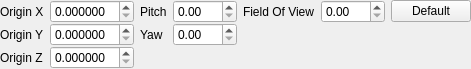
<?xml version="1.0" encoding="UTF-8"?>
<ui version="4.0">
 <class>ui::camera_operators::FreeLookSettingsPanel</class>
 <widget class="QWidget" name="ui::camera_operators::FreeLookSettingsPanel">
  <property name="geometry">
   <rect>
    <x>0</x>
    <y>0</y>
    <width>440</width>
    <height>62</height>
   </rect>
  </property>
  <property name="windowTitle">
   <string>Form</string>
  </property>
  <layout class="QHBoxLayout" name="horizontalLayout">
   <property name="sizeConstraint">
    <enum>QLayout::SetFixedSize</enum>
   </property>
   <property name="leftMargin">
    <number>0</number>
   </property>
   <property name="topMargin">
    <number>0</number>
   </property>
   <property name="rightMargin">
    <number>0</number>
   </property>
   <property name="bottomMargin">
    <number>0</number>
   </property>
   <item>
    <layout class="QGridLayout" name="gridLayout_2">
     <property name="verticalSpacing">
      <number>0</number>
     </property>
     <item row="1" column="0">
      <widget class="QLabel" name="label_2">
       <property name="sizePolicy">
        <sizepolicy hsizetype="Fixed" vsizetype="Preferred">
         <horstretch>0</horstretch>
         <verstretch>0</verstretch>
        </sizepolicy>
       </property>
       <property name="text">
        <string>Origin Y</string>
       </property>
      </widget>
     </item>
     <item row="0" column="1">
      <widget class="QDoubleSpinBox" name="OriginX">
       <property name="decimals">
        <number>6</number>
       </property>
      </widget>
     </item>
     <item row="0" column="0">
      <widget class="QLabel" name="label">
       <property name="sizePolicy">
        <sizepolicy hsizetype="Fixed" vsizetype="Preferred">
         <horstretch>0</horstretch>
         <verstretch>0</verstretch>
        </sizepolicy>
       </property>
       <property name="text">
        <string>Origin X</string>
       </property>
      </widget>
     </item>
     <item row="2" column="0">
      <widget class="QLabel" name="label_3">
       <property name="sizePolicy">
        <sizepolicy hsizetype="Fixed" vsizetype="Preferred">
         <horstretch>0</horstretch>
         <verstretch>0</verstretch>
        </sizepolicy>
       </property>
       <property name="text">
        <string>Origin Z</string>
       </property>
      </widget>
     </item>
     <item row="2" column="1">
      <widget class="QDoubleSpinBox" name="OriginZ">
       <property name="decimals">
        <number>6</number>
       </property>
      </widget>
     </item>
     <item row="1" column="1">
      <widget class="QDoubleSpinBox" name="OriginY">
       <property name="decimals">
        <number>6</number>
       </property>
      </widget>
     </item>
     <item row="3" column="0" colspan="2">
      <spacer name="verticalSpacer_3">
       <property name="orientation">
        <enum>Qt::Vertical</enum>
       </property>
       <property name="sizeHint" stdset="0">
        <size>
         <width>20</width>
         <height>0</height>
        </size>
       </property>
      </spacer>
     </item>
    </layout>
   </item>
   <item>
    <layout class="QGridLayout" name="gridLayout_3">
     <property name="verticalSpacing">
      <number>0</number>
     </property>
     <item row="0" column="0">
      <widget class="QLabel" name="label_4">
       <property name="sizePolicy">
        <sizepolicy hsizetype="Fixed" vsizetype="Preferred">
         <horstretch>0</horstretch>
         <verstretch>0</verstretch>
        </sizepolicy>
       </property>
       <property name="text">
        <string>Pitch</string>
       </property>
      </widget>
     </item>
     <item row="1" column="0">
      <widget class="QLabel" name="label_5">
       <property name="sizePolicy">
        <sizepolicy hsizetype="Fixed" vsizetype="Preferred">
         <horstretch>0</horstretch>
         <verstretch>0</verstretch>
        </sizepolicy>
       </property>
       <property name="text">
        <string>Yaw</string>
       </property>
      </widget>
     </item>
     <item row="0" column="1">
      <widget class="QDoubleSpinBox" name="Pitch">
       <property name="maximum">
        <double>360.000000000000000</double>
       </property>
      </widget>
     </item>
     <item row="1" column="1">
      <widget class="QDoubleSpinBox" name="Yaw">
       <property name="maximum">
        <double>360.000000000000000</double>
       </property>
      </widget>
     </item>
     <item row="2" column="0" colspan="2">
      <spacer name="verticalSpacer_2">
       <property name="orientation">
        <enum>Qt::Vertical</enum>
       </property>
       <property name="sizeHint" stdset="0">
        <size>
         <width>20</width>
         <height>0</height>
        </size>
       </property>
      </spacer>
     </item>
    </layout>
   </item>
   <item>
    <layout class="QGridLayout" name="gridLayout_4">
     <property name="verticalSpacing">
      <number>0</number>
     </property>
     <item row="0" column="1">
      <widget class="QDoubleSpinBox" name="FieldOfView">
       <property name="maximum">
        <double>360.000000000000000</double>
       </property>
      </widget>
     </item>
     <item row="0" column="0">
      <widget class="QLabel" name="label_7">
       <property name="sizePolicy">
        <sizepolicy hsizetype="Fixed" vsizetype="Preferred">
         <horstretch>0</horstretch>
         <verstretch>0</verstretch>
        </sizepolicy>
       </property>
       <property name="text">
        <string>Field Of View</string>
       </property>
      </widget>
     </item>
     <item row="0" column="2">
      <widget class="QPushButton" name="DefaultFieldOfView">
       <property name="text">
        <string>Default</string>
       </property>
      </widget>
     </item>
     <item row="1" column="0" colspan="3">
      <spacer name="verticalSpacer">
       <property name="orientation">
        <enum>Qt::Vertical</enum>
       </property>
       <property name="sizeHint" stdset="0">
        <size>
         <width>20</width>
         <height>0</height>
        </size>
       </property>
      </spacer>
     </item>
    </layout>
   </item>
  </layout>
 </widget>
 <resources/>
 <connections/>
</ui>
